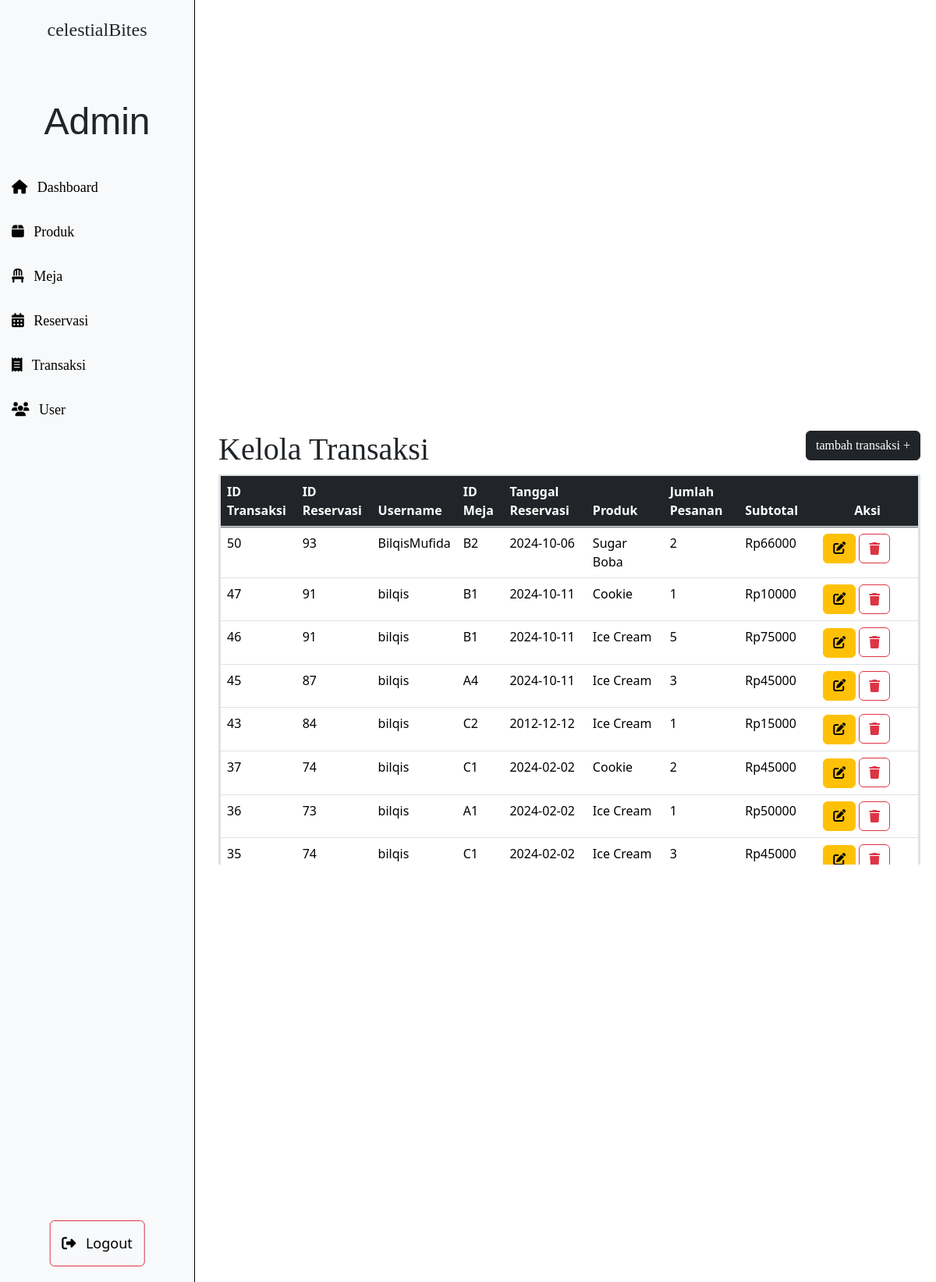
The page /admin/pages/transaksi.php on the database its author committed.
### tables this page shows
CREATE TABLE `transaksi` (
  `id_transaksi` int(11) NOT NULL,
  `id_reservasi` int(11) DEFAULT NULL,
  `id_produk` int(11) DEFAULT NULL,
  `jumlah_pesanan` int(11) NOT NULL,
  `subtotal` float NOT NULL
);

CREATE TABLE `user` (
  `user_id` int(11) NOT NULL,
  `username` varchar(50) NOT NULL,
  `nama` varchar(100) DEFAULT NULL,
  `email` varchar(100) NOT NULL,
  `password` varchar(100) NOT NULL,
  `alamat` varchar(200) DEFAULT NULL,
  `no_telp` varchar(15) DEFAULT NULL,
  `role` enum('customer','admin') NOT NULL
);

CREATE TABLE `reservasi` (
  `id_reservasi` int(11) NOT NULL,
  `user_id` int(11) NOT NULL,
  `id_meja` varchar(50) DEFAULT NULL,
  `tanggal_reservasi` date NOT NULL,
  `waktu_reservasi` time NOT NULL,
  `harga_meja` float DEFAULT NULL
);

CREATE TABLE `produk` (
  `id_produk` int(11) NOT NULL,
  `nama_produk` varchar(255) NOT NULL,
  `kategori` enum('makanan','minuman') NOT NULL,
  `harga_produk` decimal(10,2) NOT NULL,
  `gambar_produk` text NOT NULL
);

### db/db.php (called while the page is built, shortened)
<?php
class Database {
    private $host = "localhost";
    private $user = "root";
    private $pass = "";
    private $db = "celestial_bites";
    public $conn;
    public function __construct(){
        $this->conn = new mysqli($this->host, $this->user, $this->pass, $this->db);
    }
    public function query($sql) {
        return $this->conn->query($sql);
    }
}
?>

### db/transaksi.php (called while the page is built, shortened)
<?php
require_once 'db.php';
class Transaksi
{
    public $db;
    public function __construct()
    {
        $this->db = new Database();
    }
    public function readAdmin()
    {
        $query = "SELECT
                transaksi.id_transaksi,
                transaksi.id_reservasi,
                reservasi.harga_meja,
                reservasi.tanggal_reservasi,
                produk.nama_produk,
                transaksi.jumlah_pesanan,
                transaksi.subtotal,
                user.username,
                reservasi.id_meja
              FROM transaksi
              JOIN reservasi ON transaksi.id_reservasi = reservasi.id_reservasi
              JOIN produk ON transaksi.id_produk = produk.id_produk
              JOIN user ON reservasi.user_id = user.user_id
              JOIN meja ON reservasi.id_meja = meja.id_meja
              ORDER BY id_transaksi DESC";
        $result = $this->db->query($query);
        return $result;
    }
}

### admin/pages/transaksi.php (the view, shortened to what this page needs)
<!DOCTYPE html>
<html lang="en">
<head>
    <link rel="stylesheet" href="admin/style/font.css">
    <link rel="stylesheet" href="https://cdnjs.cloudflare.com/ajax/libs/font-awesome/6.6.0/css/all.min.css" />
    <link href="https://cdn.jsdelivr.net/npm/bootstrap@5.3.3/dist/css/bootstrap.min.css" rel="stylesheet">
</head>
<body>
    <? include "../navbar.php"; ?>
    <section class=" main-content section cont d-flex flex-column">
        <div class="mt-3 col-lg-12 d-flex flex-row">
            <div class="col-lg-6">
                <h1>Kelola Transaksi</h1>
            </div>
            <div class="col-lg-6 d-flex justify-content-end">
                <a href="#">
                    <button class="btn btn-dark" data-bs-toggle="modal" data-bs-target="#modalInsert">tambah transaksi +</button>
                </a>
            </div>
        </div>
        <?php
        require_once '../../db/transaksi.php';
        $transaksi = new Transaksi();
        $result = $transaksi->readAdmin();
        ?>
        <div class="container px-0" style="max-height: 500px; overflow-y: auto;">
            <table class="table table-hover">
                <thead style="position: sticky; top: 0;">
                    <tr class="table-dark">
                        <th>ID Transaksi</th>
                        <th>ID Reservasi</th>
                        <th>Username</th>
                        <th>ID Meja</th>
                        <th>Tanggal Reservasi</th>
                        <th>Produk</th>
                        <th>Jumlah Pesanan</th>
                        <th>Subtotal</th>
                        <th class="px-5">Aksi</th>
                    </tr>
                </thead>
                <tbody>
                    <?php
                    if ($result && $result->num_rows > 0) {
                        while ($row = $result->fetch_assoc()) {
                    ?>
                            <tr>
                                <td><?php echo htmlspecialchars($row['id_transaksi'] ?? ''); ?></td>
                                <td><?php echo htmlspecialchars($row['id_reservasi'] ?? ''); ?></td>
                                <td><?php echo htmlspecialchars($row['username'] ?? ''); ?></td>
                                <td><?php echo htmlspecialchars($row['id_meja'] ?? ''); ?></td>
                                <td><?php echo htmlspecialchars($row['tanggal_reservasi'] ?? ''); ?></td>
                                <td><?php echo htmlspecialchars($row['nama_produk'] ?? ''); ?></td>
                                <td><?php echo htmlspecialchars($row['jumlah_pesanan'] ?? ''); ?></td>
                                <td>Rp<?php echo htmlspecialchars($row['subtotal'] ?? ''); ?></td>
                                <td>
                                    <a href="../form/update_transaksi.php?id_transaksi=<?php echo $row['id_transaksi']; ?>">
                                        <button class="btn btn-warning">
                                        <i class="fa-solid fa-pen-to-square" alt="update"></i>
                                        </button> </a>
                                    <a href="../../db/admin_transaksi_action.php?action=delete&id_transaksi=<?php echo $row['id_transaksi']; ?>" class="btn btn-outline-danger" onclick="return confirm('Apakah anda yakin ingin menghapus transaksi ini?');">
                                        <i class="fa-solid fa-trash" alt="hapus">
                                        </i>
                                    </a>
                                </td>
                            </tr>
                    <?php
                        }
                    } else {
                        echo "<tr><td colspan='7'>No transactions found.</td></tr>";
                    }
                    ?>
                </tbody>
            </table>
        </div>
    </section>
</body>
</html>

### admin/pages/transaksi.php (style rules this page uses)
section { padding: 8rem 6rem; height: 100vh; display: flex; justify-content: center; }
h1 { font-family: "Perandory"; }
table { border: 3px solid black; border-radius: 20px; overflow-y: auto; }
.cont { height: 100%; }

### admin/navbar.php (style rules this page uses)
a { font-family: "Montserrat Medium"; color: black; text-decoration: none; }
.main-content { margin-left: 260px; padding: 20px; position: absolute; }

### rows shown on the page
transaksi: id_transaksi "50", id_reservasi "93", user.username "BilqisMufida", id_reservasi.id_meja "B2", id_reservasi.tanggal_reservasi "2024-10-06", id_produk.nama_produk "Sugar Boba", jumlah_pesanan "2", subtotal "66000"
transaksi: id_transaksi "47", id_reservasi "91", user.username "bilqis", id_reservasi.id_meja "B1", id_reservasi.tanggal_reservasi "2024-10-11", id_produk.nama_produk "Cookie", jumlah_pesanan "1", subtotal "10000"
transaksi: id_transaksi "46", id_reservasi "91", user.username "bilqis", id_reservasi.id_meja "B1", id_reservasi.tanggal_reservasi "2024-10-11", id_produk.nama_produk "Ice Cream", jumlah_pesanan "5", subtotal "75000"
transaksi: id_transaksi "45", id_reservasi "87", user.username "bilqis", id_reservasi.id_meja "A4", id_reservasi.tanggal_reservasi "2024-10-11", id_produk.nama_produk "Ice Cream", jumlah_pesanan "3", subtotal "45000"
transaksi: id_transaksi "43", id_reservasi "84", user.username "bilqis", id_reservasi.id_meja "C2", id_reservasi.tanggal_reservasi "2012-12-12", id_produk.nama_produk "Ice Cream", jumlah_pesanan "1", subtotal "15000"
transaksi: id_transaksi "37", id_reservasi "74", user.username "bilqis", id_reservasi.id_meja "C1", id_reservasi.tanggal_reservasi "2024-02-02", id_produk.nama_produk "Cookie", jumlah_pesanan "2", subtotal "45000"
transaksi: id_transaksi "36", id_reservasi "73", user.username "bilqis", id_reservasi.id_meja "A1", id_reservasi.tanggal_reservasi "2024-02-02", id_produk.nama_produk "Ice Cream", jumlah_pesanan "1", subtotal "50000"
transaksi: id_transaksi "35", id_reservasi "74", user.username "bilqis", id_reservasi.id_meja "C1", id_reservasi.tanggal_reservasi "2024-02-02", id_produk.nama_produk "Ice Cream", jumlah_pesanan "3", subtotal "45000"
